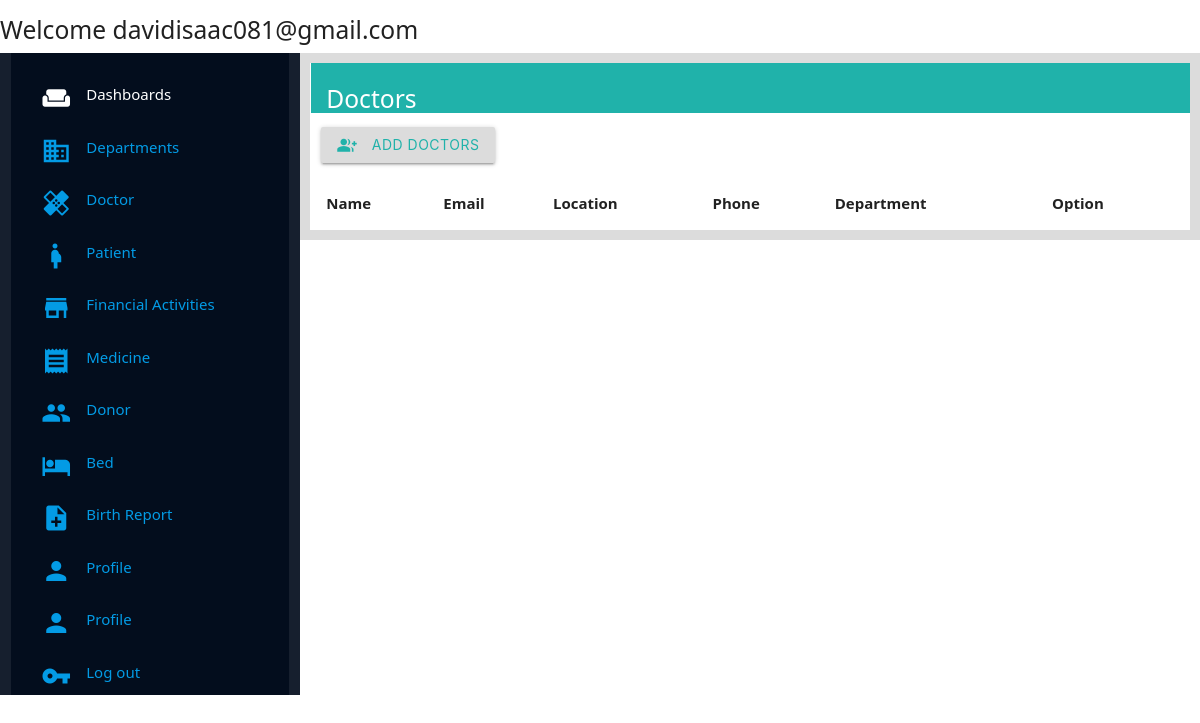
Before: /management/doctors/ (signed in) with the older database file.
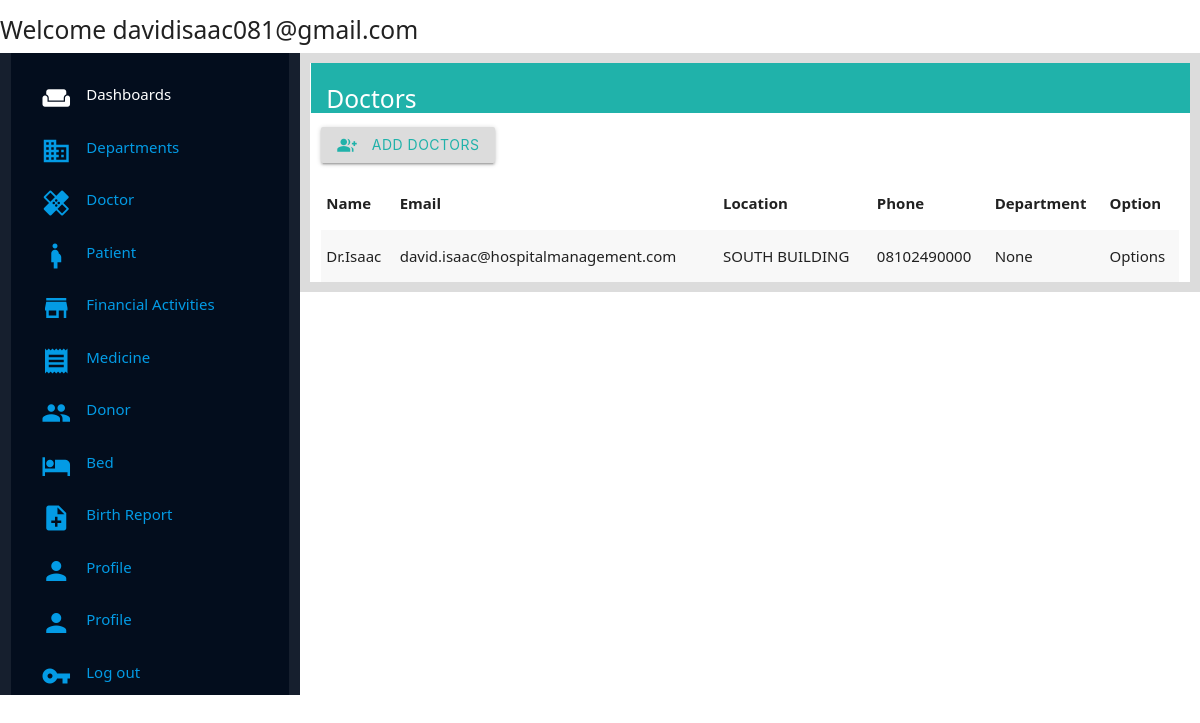
After: the same page with the newer database file.
### management/models.py (models this page shows, shortened)
class Doctor(models.Model):
    Doctor_user_instance = models.OneToOneField(User,on_delete=models.CASCADE,null=True, blank=True)
    Profile_image = models.ImageField(blank=True, null=True,default="Null")
    Doctor_firstname = models.CharField(max_length=250, null=True,blank=True)
    Doctor_lastname = models.CharField(max_length=250, null=True,blank=True)
    Doctor_gender = models.CharField(max_length=25, choices=GENDER, default="UNDECIDED")
    Doctor_department = models.ForeignKey(Department,on_delete=models.CASCADE, related_name="doctor_department", null=True, blank=True)
    Doctor_specialization = models.CharField(max_length=250, null=True, blank=True)
    Doctor_phone_number = models.CharField(max_length=250, null=True, blank=True)
    Doctor_email_address = models.EmailField(default="firstname.lastname@hospitalmanagement.com", null=True, blank=True)
    Doctor_location = models.CharField(max_length=250,null=True, blank=True)

### management/views.py (the view)
# urls.py: path('doctors/',views.doctors_page, name="doctors_page"),
@login_required(login_url=welcome_page)
def doctors_page(request):
    doctors = Doctor.objects.all()
    context = {
        'doctors':doctors
    }
    return render(request,'management/Pages/doctors_page.html',context)

### management/templates/management/Pages/doctors_page.html
{% extends 'management/index.html' %}
{% load static %}
{% block content %}
<div class="wrapper">
    <div class="title-holder">
        <h5 class="title">Doctors</h5>
    </div>
    <div class="body-wrapper">
        <button class="btn add-btn"><i class="small material-icons left">group_add</i> Add Doctors</button>
    </div>
    <div class="display-list">
        <table class="striped">
        <thead>
          <tr>
              <th>Name</th>
              <th>Email</th>
              <th>Location</th>
              <th>Phone</th>
              <th>Department</th>
              <th>Option</th>
          </tr>
        </thead>
        <tbody>
          {% for doctor in doctors %}
          <tr>
            <td>Dr.{{doctor.Doctor_lastname}}</td>
            <td>{{doctor.Doctor_email_address}}</td>
            <td>{{doctor.Doctor_location}}</td>
            <td>{{doctor.Doctor_phone_number}}</td>
            <td>{{doctor.Doctor_department}}</td>
            <td>Options</td>
          </tr>
          {% endfor %}
        </tbody>
      </table>
    </div>
</div>
{% endblock content %}

### management/templates/management/index.html (shortened to what this page needs)
{% load static %}
<!DOCTYPE html>
<html lang="en">
<head>
    <link rel="stylesheet" href="{% static 'management/css/materialize.css' %}">
    <link rel="stylesheet" href="{% static 'management/css/style.css' %}">
</head>
<body>
    {% include 'management/Components/navbar_components.html' %}
<div class="row">
    <div class="col l3 sider-bar">
    {% include 'management/Components/sider_component.html' %}
    </div>
    <div class="col l9 main-content">
        {% block content %}
        {% endblock content %}
    </div>
</div>
</body>
</html>

### management/templates/management/Components/navbar_components.html
{% block content %}
<div class="navbar">
    <h5 class="navbar-text"> Welcome {{request.user.email}} </h5>
</div>
{% endblock %}

### management/templates/management/Components/sider_component.html
{% block content %}
<div class="sider-bar">
    <ul class="sider-list">
        <li class="sider-options"><i class="small material-icons left">weekend</i>Dashboards</li>
        <li class="sider-options"><a href="{% url 'departments_page' %}"><i class="small material-icons left">domain</i>Departments</a></li>
        <li class="sider-options"><a href="{% url 'doctors_page' %}"><i class="small material-icons left">healing</i>Doctor</a></li>
        <li class="sider-options"><a href="{%  url 'patients_page' %}"><i class="small material-icons left">pregnant_woman</i>Patient</a></li>
        <li class="sider-options"><a href="{% url 'financies_page' %}"><i class="small material-icons left">store</i>Financial Activities</a></li>
        <li class="sider-options"><a href="{% url 'medicine_page' %}"><i class="small material-icons left">receipt</i>Medicine</a></li>
        <li class="sider-options"><a href="{% url 'donors_page' %}"><i class="small material-icons left">people</i>Donor</a></li>
        <li class="sider-options"><a href="{% url 'beds_page' %}"><i class="small material-icons left">hotel</i>Bed</a></li>
        <li class="sider-options"><a href="{% url 'reports_page' %}"><i class="small material-icons left">note_add</i>Birth Report</a></li>
        <li class="sider-options"><a href="{% url 'profile_page' %}"><i class="small material-icons left">person</i>Profile</a></li>
        <li class="sider-options"><a href="{% url 'nurse_profile' %}"><i class="small material-icons left">person</i>Profile</a></li>
        <li class="sider-options"><a href="{% url 'logout' %}"><i class="small material-icons left">vpn_key</i>Log out</a></li>
    </ul>
</div>
{% endblock content %}

### management/static/management/css/style.css (style rules this page uses)
* { margin: 0; padding: 0; font-family:'Segoe UI', Tahoma, Geneva, Verdana, sans-serif; }
.sider-bar { background-color: rgba(2, 11, 28, 0.919); color: white; height: 642px; padding: 2em; margin-bottom: -2em; }
.sider-options { margin-bottom: 2em; }
.main-content { border: 10px solid gainsboro; }
.title-holder { background-color: lightseagreen; height: 50px; color: white; margin-left: -10px; margin-right: -11px; padding-bottom: 10px; padding-top: 5px; padding-left: 1em; }
.add-btn { margin-top: 1em; margin-bottom: 1em; background-color: gainsboro; color: lightseagreen; }

Changed rows visible on the page:
added Doctor: Doctor_lastname "Isaac", Doctor_email_address "david.isaac@hospitalmanagement.com", Doctor_location "SOUTH BUILDING", Doctor_phone_number "08102490000", Doctor_department "None"
